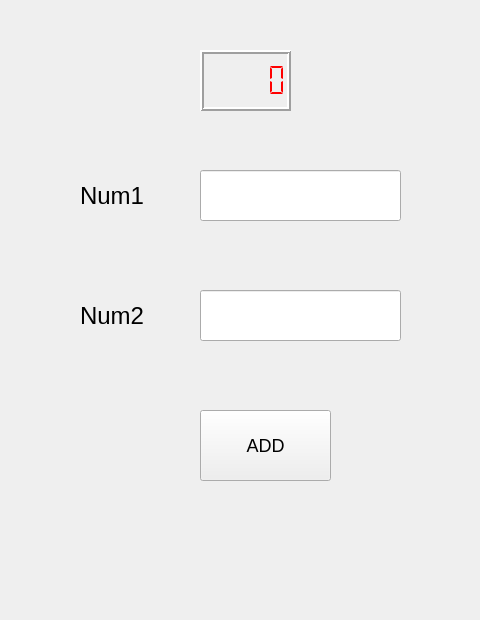
<?xml version="1.0" encoding="UTF-8"?>
<ui version="4.0">
 <class>Form</class>
 <widget class="QWidget" name="Form">
  <property name="geometry">
   <rect>
    <x>0</x>
    <y>0</y>
    <width>480</width>
    <height>620</height>
   </rect>
  </property>
  <property name="windowTitle">
   <string>Form</string>
  </property>
  <widget class="QLineEdit" name="lineEdit_1">
   <property name="geometry">
    <rect>
     <x>200</x>
     <y>170</y>
     <width>201</width>
     <height>51</height>
    </rect>
   </property>
   <property name="styleSheet">
    <string notr="true">font-size: 18px</string>
   </property>
  </widget>
  <widget class="QLabel" name="label">
   <property name="geometry">
    <rect>
     <x>80</x>
     <y>170</y>
     <width>91</width>
     <height>51</height>
    </rect>
   </property>
   <property name="styleSheet">
    <string notr="true">font-size: 24px</string>
   </property>
   <property name="text">
    <string>Num1</string>
   </property>
  </widget>
  <widget class="QLabel" name="label_2">
   <property name="geometry">
    <rect>
     <x>80</x>
     <y>290</y>
     <width>91</width>
     <height>51</height>
    </rect>
   </property>
   <property name="styleSheet">
    <string notr="true">font-size: 24px</string>
   </property>
   <property name="text">
    <string>Num2</string>
   </property>
  </widget>
  <widget class="QLineEdit" name="lineEdit_2">
   <property name="geometry">
    <rect>
     <x>200</x>
     <y>290</y>
     <width>201</width>
     <height>51</height>
    </rect>
   </property>
   <property name="styleSheet">
    <string notr="true">font-size: 18px</string>
   </property>
  </widget>
  <widget class="QPushButton" name="pushButton">
   <property name="geometry">
    <rect>
     <x>200</x>
     <y>410</y>
     <width>131</width>
     <height>71</height>
    </rect>
   </property>
   <property name="styleSheet">
    <string notr="true">font-size: 18px
</string>
   </property>
   <property name="text">
    <string>ADD</string>
   </property>
  </widget>
  <widget class="QLCDNumber" name="lcdNumber">
   <property name="geometry">
    <rect>
     <x>200</x>
     <y>50</y>
     <width>91</width>
     <height>61</height>
    </rect>
   </property>
   <property name="styleSheet">
    <string notr="true">color: rgb(255, 0, 0); 
</string>
   </property>
   <property name="frameShape">
    <enum>QFrame::Box</enum>
   </property>
   <property name="lineWidth">
    <number>2</number>
   </property>
   <property name="midLineWidth">
    <number>0</number>
   </property>
   <property name="smallDecimalPoint">
    <bool>false</bool>
   </property>
   <property name="segmentStyle">
    <enum>QLCDNumber::Flat</enum>
   </property>
  </widget>
 </widget>
 <resources/>
 <connections/>
</ui>
